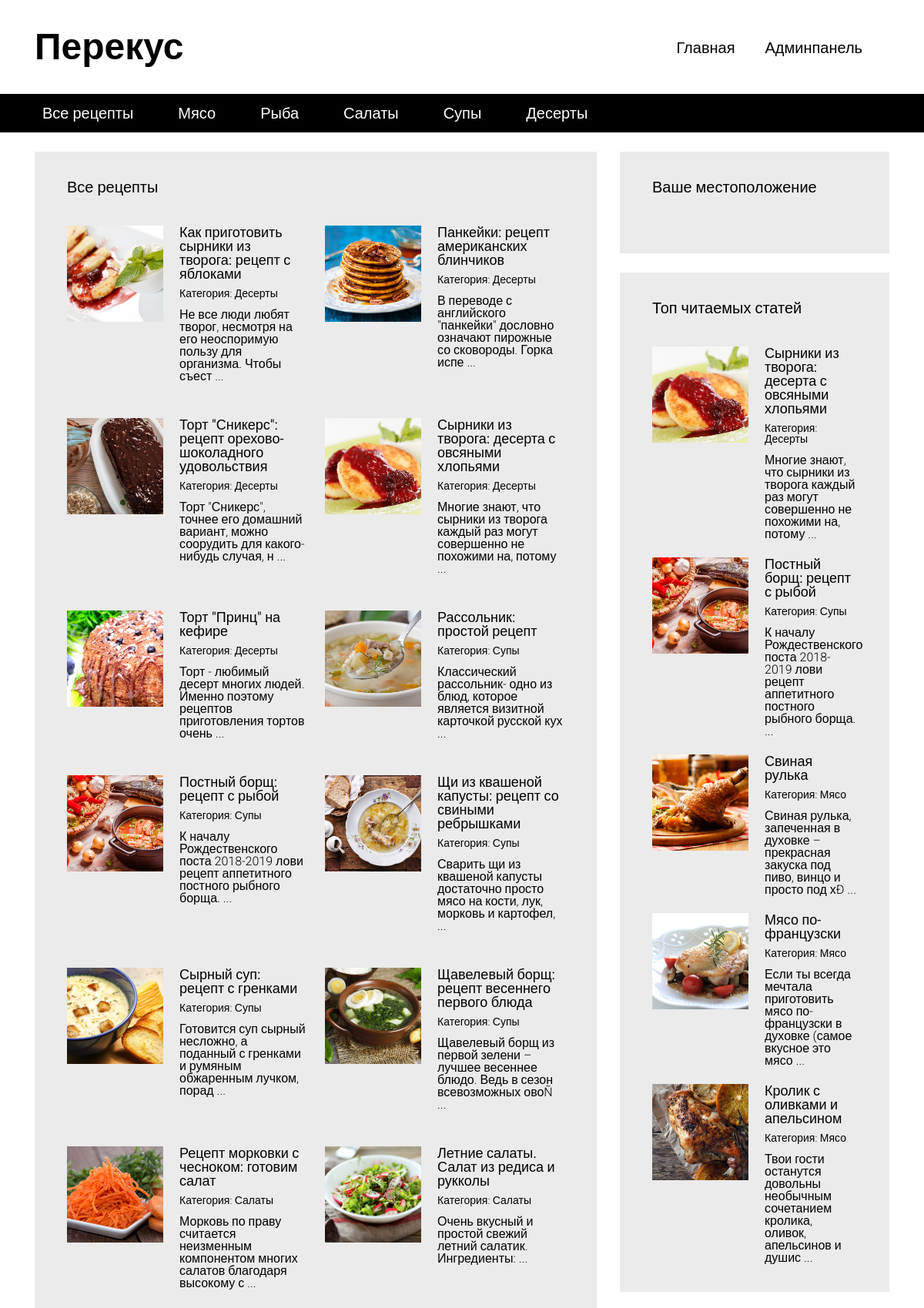
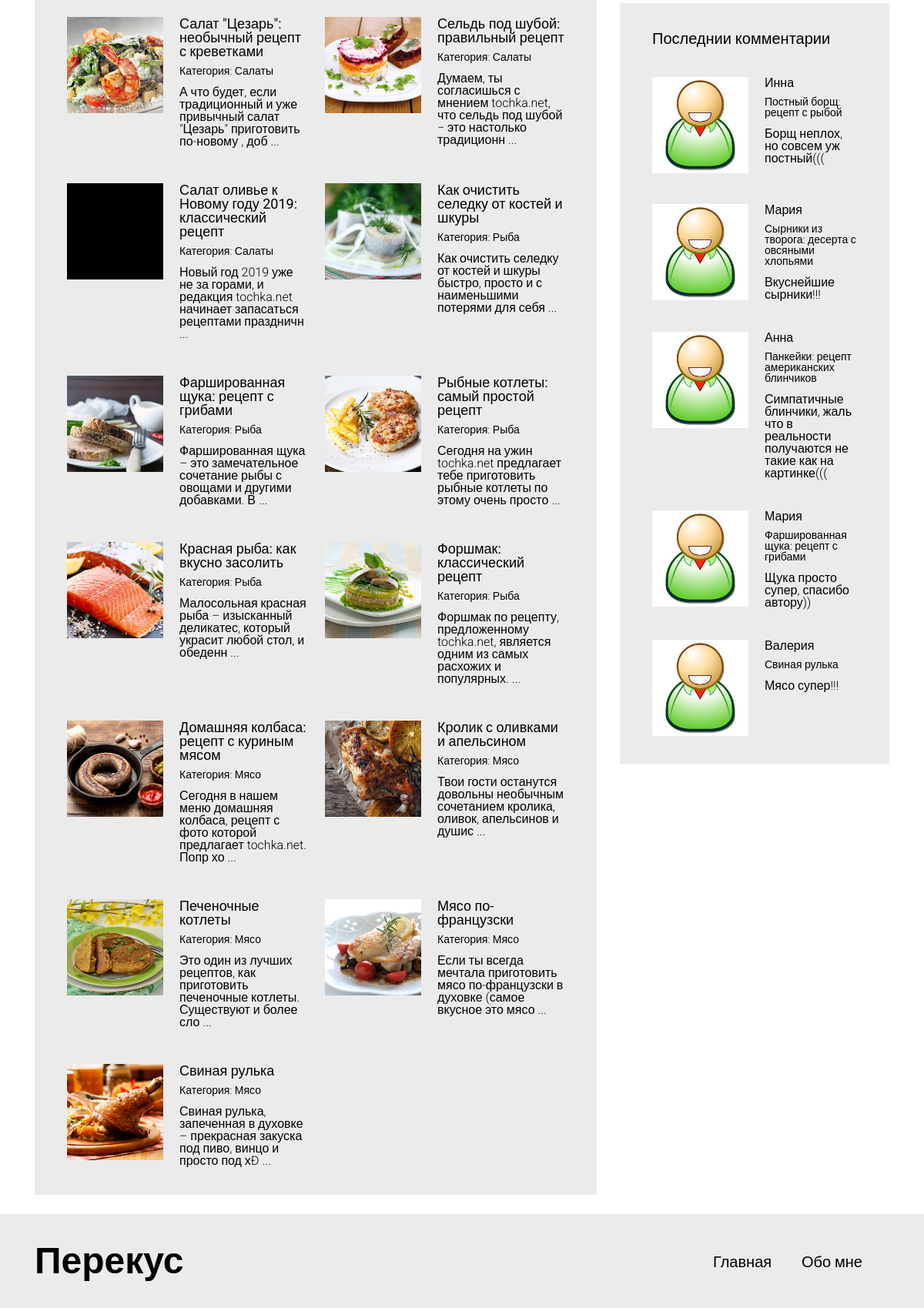
Page /recipes on the committed database (2 pictures, top to bottom).
### tables this page shows
CREATE TABLE `blog_tittle` (
  `id` int(10) NOT NULL,
  `tittle` varchar(64) NOT NULL
);

CREATE TABLE `categories` (
  `id` int(10) NOT NULL,
  `name_cat` varchar(64) NOT NULL
);

CREATE TABLE `articles` (
  `id` int(11) NOT NULL,
  `tittle` varchar(64) NOT NULL,
  `content` text NOT NULL,
  `author` varchar(64) NOT NULL,
  `date` datetime NOT NULL DEFAULT CURRENT_TIMESTAMP,
  `image` varchar(64) NOT NULL DEFAULT '/template/media/images/',
  `views` int(11) NOT NULL DEFAULT '1',
  `cat_id` int(11) NOT NULL
);

CREATE TABLE `comments` (
  `id` int(11) NOT NULL,
  `comment` text NOT NULL,
  `author` varchar(64) NOT NULL,
  `date` timestamp NOT NULL DEFAULT CURRENT_TIMESTAMP,
  `art_id` int(11) NOT NULL
);

### config/Routes.php (called while the page is built)
<?php
return array(
    'recipes/one/([0-9]+)' => 'recipes/oneart/$1',
    'recipes/([0-9]+)' => 'recipes/recipes/$1',
    'recipes' => 'recipes/all',
    'admin/registration' => 'admin/registration',
    'admin/articles/([0-9]+)' => 'admin/artdelete/$1',
    'admin/addedarticles' => 'admin/addart',
    'admin/addart' => 'admin/addart',
    'admin/edit/([0-9]+)' => 'admin/editart/$1',
    'admin/articles' => 'admin/articles',
    'admin/category/([0-9]+)' => 'admin/catdelete/$1',
    'admin/addcat' => 'admin/addcat',
    'admin/category' => 'admin/category',
    'admin/update/([0-9]+)' => 'admin/update/$1',
    'admin' => 'admin/admin',
    'exit' => 'admin/destroy',
    '' => 'main/index',
);

### controllers/RecipesController.php (called while the page is built, shortened)
<?php
require_once ROOT . '/models/Recipes.php';
require_once ROOT . '/models/Comment.php';
class RecipesController
{
   function actionAll()
   {
      include ROOT . '/views/layout/header.php';
      $arrRecipes = Recipes::getAllRecipes();
      $cat = WorkWithLayout::getAllCategories();
      include ROOT . '/views/recipesAll/recipes.php';
      include ROOT . '/views/layout/footer.php';
   }
}

### index.php (called while the page is built, shortened)
<?php
require_once(ROOT . '/components/Route.php');
$callRoute = new Route();
$callRoute->run();

### models/WorkFromLayout.php (called while the page is built, shortened)
<?php
class WorkWithLayout
{
   public static function getAllCategories()
   {
      $db = ConnectionDB::getConnection();
      $sql = "SELECT * FROM `categories`";
      $stmt = $db->query($sql);
      $name_cat = $stmt->fetchAll(PDO::FETCH_ASSOC);
      return $name_cat;
   }
   public static function getNameBlog()
   {
      $db = ConnectionDB::getConnection();
      $sql = "SELECT `tittle` FROM `blog_tittle`";
      $stmt = $db->query($sql);
      $tittleBlog = $stmt->fetch(PDO::FETCH_ASSOC);
      return $tittleBlog;
   }
   public static function getFiveTopViewArt()
   {
      $db = ConnectionDB::getConnection();
      $sql = "SELECT * FROM `articles` "
          . "ORDER BY `views` DESC LIMIT 5";
      $stmt = $db->query($sql);
      $result = $stmt->fetchAll(PDO::FETCH_ASSOC);
      return $result;
   }
}

### models/Recipes.php (called while the page is built, shortened)
<?php
class Recipes
{
   public static function getAllRecipes()
   {
      $db = ConnectionDB::getConnection();
      $sql = "SELECT * FROM `articles` ORDER BY `date` DESC ";
      $stmt = $db->query($sql);
      $recipes = $stmt->fetchAll(PDO::FETCH_ASSOC);
      return $recipes;
   }
}

### models/Comment.php (called while the page is built, shortened)
<?php
class Comment
{
   public static function getFiveTopComments()
   {
      $db = ConnectionDB::getConnection();
      $sql = "SELECT * FROM `comments` ORDER BY `date` DESC LIMIT 5";
      $result = $db->query($sql);
      $result = $result->fetchAll(PDO::FETCH_ASSOC);
      return $result;
   }
}

### views/recipesAll/recipes.php (the view)
<div id="content">
    <div class="container">
        <div class="row">
            <section class="content__left col-md-8">
                <div class="block">
                    <h3>Все рецепты</h3>
                    <div class="block__content">
                        <div class="articles articles__horizontal">
                           <?php
                           foreach ($arrRecipes as $num => $recipe):
                              ?>
                               <article class="article">
                                   <div class="article__image"
                                        style="background-image: url(<?php echo $recipe['image'] . $recipe['id'] . '.jpg'; ?>)"></div>
                                   <div class="article__info">
                                       <a href="recipes/one/<?= $recipe['id']; ?>"><?= $recipe['tittle']; ?></a>
                                       <div class="article__info__meta">
                                          <?php
                                          foreach ($name_cat as $cat) {
                                             if ($cat['id'] == $recipe['cat_id']) {
                                                ?>
                                                 <small>Категория:
                                                     <a href="/recipes/<?= $cat['id']; ?>">
                                                        <?php echo $cat['name_cat'];
                                                        ?>
                                                     </a>
                                                 </small>
                                                <?php
                                                break;
                                             }
                                          }
                                          ?>
                                       </div>
                                       <div class="article__info__preview">
                                          <?php echo substr($recipe['content'], 0, 160) . ' ... '; ?>
                                       </div>
                                   </div>
                               </article>
                           <?php
                           endforeach;
                           ?>
                        </div>
                    </div>
                </div>
            </section>
            <section class="content__right col-md-4">

### components/Route.php (shortened to what this page needs)
<?php
class Route
{
   private $routes = [];
   function __construct()
   {
      $RoutesPath = ROOT . ('/config/Routes.php');
      $this->routes = include "$RoutesPath";
   }
   private function getUri()
   {
      if (!empty($_SERVER['REQUEST_URI'])) {
         return trim($_SERVER['REQUEST_URI']);
      }
   }
   public function run()
   {
      $uri = $this->getUri();
      foreach ($this->routes as $uriPattern => $path) {
         if (preg_match("#^/$uriPattern$#", $uri)) {
            $uriElement = preg_replace("#$uriPattern#", $path, $uri);
            $uriElement = trim($uriElement, '/');
            $elemConroller = explode('/', $uriElement);
            $nameController = ucfirst(array_shift($elemConroller)) . 'Controller';
            $nameAction = 'action' . ucfirst(array_shift($elemConroller));
            $controllerFilePath = ROOT . "/controllers/" . $nameController . '.php';
            if (file_exists($controllerFilePath)) {
               $objectController = new $nameController;
               $parametrs = $elemConroller;
               $result = call_user_func_array(array($objectController, $nameAction), $parametrs);
               break;
            }
         }
      }
   }
}

### views/layout/header.php (shortened to what this page needs)
<?php
require_once ROOT . '/models/WorkFromLayout.php';
require_once ROOT . '/models/Comment.php';
require_once ROOT . '/models/Recipes.php';
$name_cat = WorkWithLayout::getAllCategories();
$titleBlog = WorkWithLayout::getNameBlog();
$topArt = WorkWithLayout::getFiveTopViewArt();
$topComments = Comment::getFiveTopComments();
$allrecipes = Recipes::getAllRecipes();
?>
<!DOCTYPE html>
<html lang="en">
<head>
    <link rel="stylesheet" type="text/css" href="/template/media/assets/bootstrap-grid-only/css/grid12.css">
    <link rel="stylesheet" type="text/css" href="/template/media/css/style.css">
</head>
<body>
<div id="wrapper">
    <header id="header">
        <div class="header__top">
            <div class="container">
                <div class="header__top__logo">
                    <h1><?php echo $titleBlog['tittle']; ?></h1>
                </div>
                <nav class="header__top__menu">
                    <ul>
                        <li><a href="/">Главная</a></li>
                        <li><a href="/admin/registration">Админпанель</a></li>
                    </ul>
                </nav>
            </div>
        </div>
        <div class="header__bottom">
            <div class="container">
                <nav>
                    <ul>
                        <li><a href="/recipes">Все рецепты</a></li>
                       <?php
                       foreach ($name_cat as $category_name):
                          ?>
                           <li><a href="/recipes/<?= $category_name['id']; ?>"><?= $category_name['name_cat']; ?></a>
                           </li>
                       <?php
                       endforeach;
                       ?>
                    </ul>
                </nav>
            </div>
        </div>
    </header>

### views/layout/footer.php (shortened to what this page needs)
    <div class="block">
        <h3>Ваше местоположение</h3>
        <div class="block__content">
        </div>
    </div>
    <div class="block">
        <h3>Топ читаемых статей</h3>
        <div class="block__content">
            <div class="articles articles__vertical">
               <?php
               foreach ($topArt as $art):
                  ?>
                   <article class="article">
                       <div class="article__image"
                            style="background-image: url(<?php echo $art['image'] . $art['id'] . '.jpg'; ?>);">
                       </div>
                       <div class="article__info">
                           <a href="/recipes/one/<?= $art['id']; ?>"><?= $art['tittle']; ?></a>
                           <div class="article__info__meta">
                              <?php
                              foreach ($name_cat as $cat) {
                                 if ($cat['id'] == $art['cat_id']) {
                                    ?>
                                     <small>Категория:
                                         <a href="/recipes/<?= $cat['id']; ?>">
                                            <?php echo $cat['name_cat']; ?>
                                         </a>
                                     </small>
                                    <?php
                                    break;
                                 }
                              }
                              ?>
                           </div>
                           <div class="article__info__preview">
                              <?php echo substr($art['content'], 0, 160) . ' ... '; ?>
                           </div>
                       </div>
                   </article>
               <?php
               endforeach;
               ?>
            </div>
        </div>
    </div>
    <div class="block">
        <h3>Последнии комментарии</h3>
       <?php
       foreach ($topComments as $comment):
          ?>
           <div class="block__content">
               <div class="articles articles__vertical">
                   <article class="article">
                       <div class="article__image"
                            style="background-image: url(/template/media/images/user.jpg);"></div>
                       <div class="article__info">
                          <?= $comment['author']; ?>
                           <div class="article__info__meta">
                               <small>
                                  <?php
                                  foreach ($allrecipes as $recipe):
                                     if ($recipe['id'] == $comment['art_id']):
                                        ?>
                                         <a href="/recipes/one/<?= $recipe['id']; ?>">
                                            <?= $recipe['tittle']; ?>
                                         </a>
                                     <?php
                                     endif;
                                  endforeach;
                                  ?>
                               </small>
                           </div>
                           <div class="article__info__preview">
                              <?= $comment['comment']; ?>
                           </div>
                       </div>
                   </article>
               </div>
           </div>
       <?php
       endforeach;
       ?>
    </div>
</div>
</div>
</div>
<footer id="footer">
    <div class="container">
        <div class="footer__logo">
            <h1><?php echo $titleBlog['tittle']; ?></h1>
        </div>
        <nav class="footer__menu">
            <ul>
                <li><a href="/">Главная</a></li>
                <li><a href="#">Обо мне</a></li>
            </ul>
        </nav>
    </div>
</footer>
</div>
</body>
</html>

### template/media/css/style.css (style rules this page uses)
html, body, div, span, applet, object, iframe, h1, h2, h3, h4, h5, h6, p, blockquote, pre, a, abbr, acronym, address, big, cite, code, del, dfn, em, img, ins, kbd, q, s, samp, small, strike, strong, sub, sup, tt, var, b, u, i, center, dl, dt, dd, ol, ul, li, fieldset, form, label, legend, table, caption, tbody, tfoot, thead, tr, th, td, article, aside, canvas, details, embed, figure, figcaption, footer, header, hgroup, menu, nav, output, ruby, section, summary, time, mark, audio, video { margin: 0; padding: 0; border: 0; font-size: 100%; font: inherit; vertical-align: baseline; }
article, aside, details, figcaption, figure, footer, header, hgroup, menu, nav, section { display: block; }
body { line-height: 1; }
ol, ul { list-style: none; }
h1 { font-size: 48px; font-weight: bold; }
h3 { font-size: 20px; font-weight: bold; }
body { font-family: 'Roboto', sans-serif; }
#header { margin-bottom: 25px; }
#header .header__top { padding: 37px 0; }
#header .header__top .header__top__logo { float: left; }
#header .header__top .header__top__menu { padding-top: 15px; text-align: right; }
#header .header__top .header__top__menu ul > li { display: inline-block; margin-right: 35px; }
#header .header__top .header__top__menu ul > li > a { font-size: 20px; text-decoration: none; color: black; }
#header .header__bottom { height: 50px; background-color: black; line-height: 50px; }
#header .header__bottom nav ul > li { display: inline-block; margin-right: 34px; }
#header .header__bottom nav ul > li > a { color: white; font-size: 20px; text-decoration: none; padding: 3px 10px; }
.block { background-color: #ebebeb; padding: 36px 42px; margin-bottom: 25px; }
.block > h3 { font-weight: normal; }
.block .block__content { padding-top: 40px; }
.articles.articles__horizontal { font-size: 0; margin: -12px; }
.articles.articles__horizontal .article { margin-bottom: 22px; display: inline-block; vertical-align: top; width: 50%; font-size: 16px; padding: 12px; }
.articles.articles__vertical .article { margin-bottom: 22px; }
.articles .article:last-child { margin-bottom: 0; }
.articles .article:after { visibility: hidden; display: block; font-size: 0; content: " "; clear: both; height: 0; }
.articles .article .article__image { width: 125px; height: 125px; overflow: hidden; background-color: black; float: left; background-repeat: no-repeat; background-size: cover; background-position: center center; }
.articles .article .article__info { margin-left: 125px; padding-left: 21px; }
.articles .article .article__info > a { color: black; font-size: 18px; font-weight: normal; text-decoration: none; }
.articles .article .article__info > .article__info__meta { font-size: 14px; font-weight: 300; margin-top: 9px; margin-bottom: 13px; }
.articles .article .article__info > .article__info__meta a { color: black; text-decoration: none; }
.articles .article .article__info > .article__info__preview { font-size: 16px; font-weight: 300; }
#footer { background-color: #ebebeb; padding: 37px 0; }
#footer .footer__logo { float: left; }
#footer .footer__menu { padding-top: 15px; text-align: right; }
#footer .footer__menu ul > li { display: inline-block; margin-right: 35px; }
#footer .footer__menu ul > li > a { font-size: 20px; text-decoration: none; color: black; font-weight: 300; }

### rows in the picture
blog_tittle: tittle "Перекус"
categories: name_cat "Мясо"
categories: name_cat "Рыба"
categories: name_cat "Салаты"
categories: name_cat "Супы"
categories: name_cat "Десерты"
articles: image (picture), tittle "Как приготовить сырники из творога: рецепт с яблоками", content "Не все люди любят творог, несмотря на его неоспоримую пользу для организма. Чтобы съест"
articles: image (picture), tittle "Панкейки: рецепт американских блинчиков", content "В переводе с английского \"панкейки\" дословно означают пирожные со сковороды. Горка испе"
articles: image (picture), tittle "Торт \"Сникерс\": рецепт орехово-шоколадного удовольствия", content "Торт \"Сникерс\", точнее его домашний вариант, можно соорудить для какого-нибудь случая, н"
articles: image (picture), tittle "Сырники из творога: десерта с овсяными хлопьями", content "Многие знают, что сырники из творога каждый раз могут совершенно не похожими на, потому"
articles: image (picture), tittle "Торт \"Принц\" на кефире", content "Торт - любимый десерт многих людей. Именно поэтому рецептов приготовления тортов очень"
articles: image (picture), tittle "Рассольник: простой рецепт", content "Классический рассольник- одно из блюд, которое является визитной карточкой русской кух"
articles: image (picture), tittle "Постный борщ: рецепт с рыбой", content "К началу Рождественского поста 2018-2019 лови рецепт аппетитного постного рыбного борща."
articles: image (picture), tittle "Щи из квашеной капусты: рецепт со свиными ребрышками", content "Сварить щи из квашеной капусты достаточно просто мясо на кости, лук, морковь и картофел,"
articles: image (picture), tittle "Сырный суп: рецепт с гренками", content "Готовится суп сырный несложно, а поданный с гренками и румяным обжаренным лучком, порад"
articles: image (picture), tittle "Щавелевый борщ: рецепт весеннего первого блюда", content "Щавелевый борщ из первой зелени – лучшее весеннее блюдо. Ведь в сезон всевозможных овоÑ"
articles: image (picture), tittle "Рецепт морковки с чесноком: готовим салат", content "Морковь по праву считается неизменным компонентом многих салатов благодаря высокому с"
articles: image (picture), tittle "Летние салаты. Салат из редиса и рукколы", content "Очень вкусный и простой свежий летний салатик. Ингредиенты:"
articles: image (picture), tittle "Салат \"Цезарь\": необычный рецепт с креветками", content "А что будет, если традиционный и уже привычный салат \"Цезарь\" приготовить по-новому , доб"
articles: image (picture), tittle "Сельдь под шубой: правильный рецепт", content "Думаем, ты согласишься с мнением tochka.net, что сельдь под шубой − это настолько традиционн"
articles: tittle "Салат оливье к Новому году 2019: классический рецепт", content "Новый год 2019 уже не за горами, и редакция tochka.net начинает запасаться рецептами праздничн"
articles: image (picture), tittle "Как очистить селедку от костей и шкуры", content "Как очистить селедку от костей и шкуры быстро, просто и с наименьшими потерями для себя"
articles: image (picture), tittle "Фаршированная щука: рецепт с грибами", content "Фаршированная щука – это замечательное сочетание рыбы с овощами и другими добавками. В"
articles: image (picture), tittle "Рыбные котлеты: самый простой рецепт", content "Сегодня на ужин tochka.net предлагает тебе приготовить рыбные котлеты по этому очень просто"
articles: image (picture), tittle "Красная рыба: как вкусно засолить", content "Малосольная красная рыба – изысканный деликатес, который украсит любой стол, и обеденн"
articles: image (picture), tittle "Форшмак: классический рецепт", content "Форшмак по рецепту, предложенному tochka.net, является одним из самых расхожих и популярных."
articles: image (picture), tittle "Домашняя колбаса: рецепт с куриным мясом", content "Сегодня в нашем меню домашняя колбаса, рецепт с фото которой предлагает tochka.net. Попр хо"
articles: image (picture), tittle "Кролик с оливками и апельсином", content "Твои гости останутся довольны необычным сочетанием кролика, оливок, апельсинов и душис"
articles: image (picture), tittle "Печеночные котлеты", content "Это один из лучших рецептов, как приготовить печеночные котлеты. Существуют и более сло"
articles: image (picture), tittle "Мясо по-французски", content "Если ты всегда мечтала приготовить мясо по-французски в духовке (самое вкусное это мясо"
articles: image (picture), tittle "Свиная рулька", content "Свиная рулька, запеченная в духовке – прекрасная закуска под пиво, винцо и просто под хÐ"
comments: author "Инна", comment "Борщ неплох, но совсем уж постный((("
comments: author "Мария", comment "Вкуснейшие сырники!!!"
comments: author "Анна", comment "Симпатичные блинчики, жаль что в реальности получаются не такие как на картинке((("
comments: author "Мария", comment "Щука просто супер, спасибо автору))"
comments: author "Валерия", comment "Мясо супер!!!"
